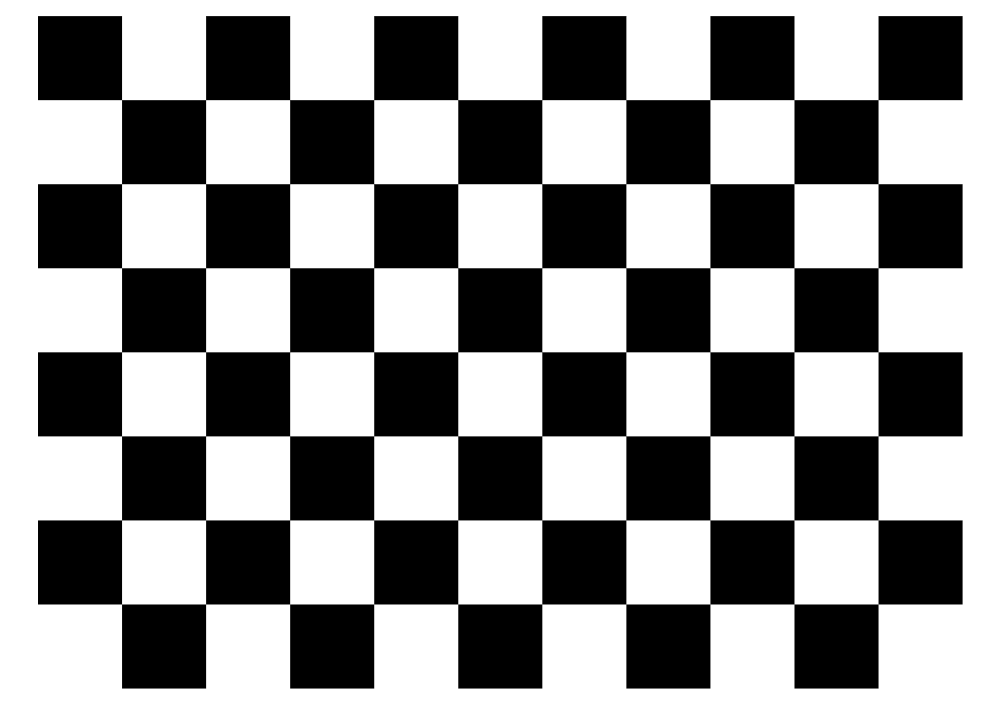
#> input picture Image Transformation/Forward Affine/image.png, 1000 x 707 px
$ python fwd_map_affine.py
#> lines starting #> are read from the running program, lines starting #| are printed output that depends on the picture
import numpy as np
import cv2
from numpy.linalg import inv
import math


image = cv2.imread('image.png')
#> image is the input picture: shape (707, 1000, 3); min 0, max 255, mean 142.9
#print(image)
#b,g,r = cv2.split(image)
rows,columns,ch = np.shape(image)
#> rows = 707; columns = 1000; ch = 3
#print(rows,columns)
#angle = 30
#theta = np.radians(angle)
#c, s = np.cos(theta), np.sin(theta)
#translation works fine 1 0 15 0 1 15
#shear works fine 1 0.2 0 0 1 0 shear in x,
#scale  0.5 0 0 0 1 0 halves in x dir
a=1
b=0.2
t_x=0
c=0.2
d=2
t_y=0
affine_array = np.array(((a,b,t_x), (c, d,t_y), (0,0,1)))
inv_rotation_array = np.linalg.inv(affine_array)

new_image = np.zeros([rows*3,columns*3,ch])
image = image.astype(int)
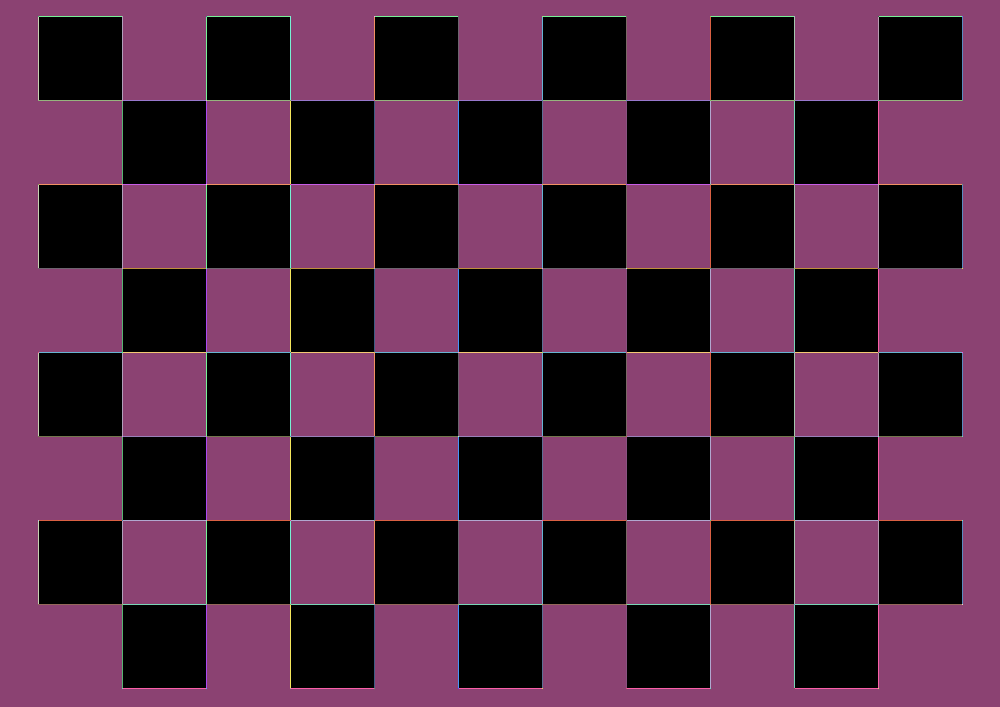
#> image: shape (707, 1000, 3) int64; 82 distinct labels, from 0 to 255; one colour per label, 0 black
new_image = new_image.astype(int)

#rotation
pixel=1
for c in range(1):
	for px in range(rows):
		for py in range(columns):
			ip_vector = np.array([px,py,1])
			ip_vector.shape=(3,1)
			op_vector = np.dot(affine_array,ip_vector)
			[px_dash,py_dash,w]=op_vector
			px_dash=px_dash/w
			py_dash=py_dash/w
			# if np.logical_and(np.logical_and(np.logical_and(px_dash >= 0, px_dash < rows),py_dash >= 0 ),py_dash<columns):
			new_image[int(px_dash),int(py_dash),c]=image[px,py,c]
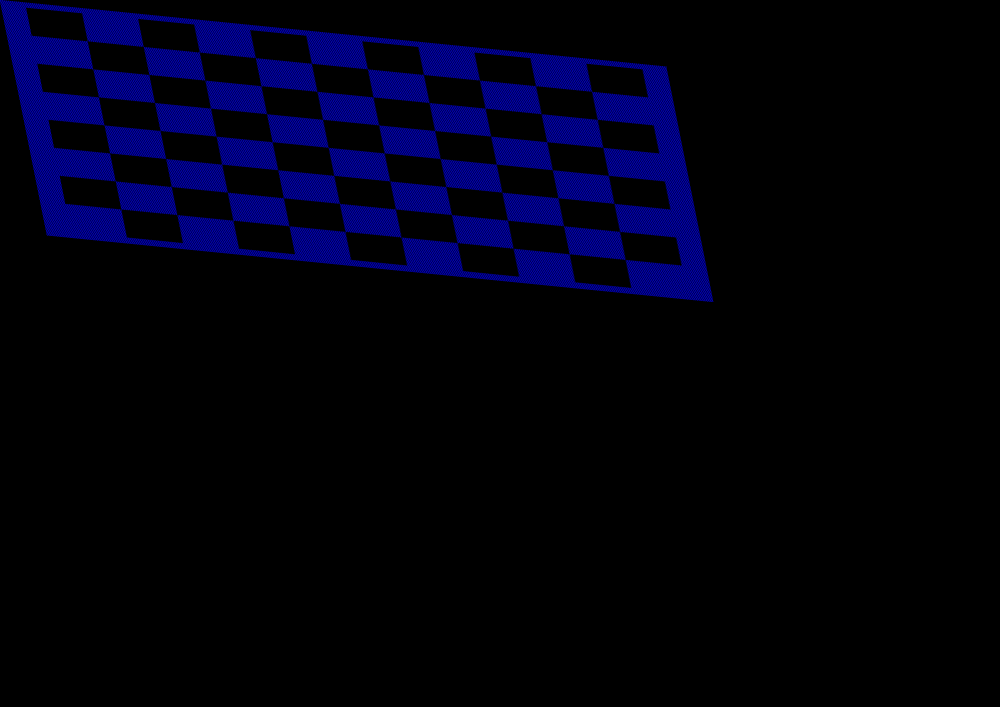
#> new_image: shape (2121, 3000, 3) int64 (shown at 1/3 size); mean B, G, R 15.9, 0, 0

cv2.imwrite('fwd_map_affine_1_0.2_0_0.2_2_0.png',new_image)
